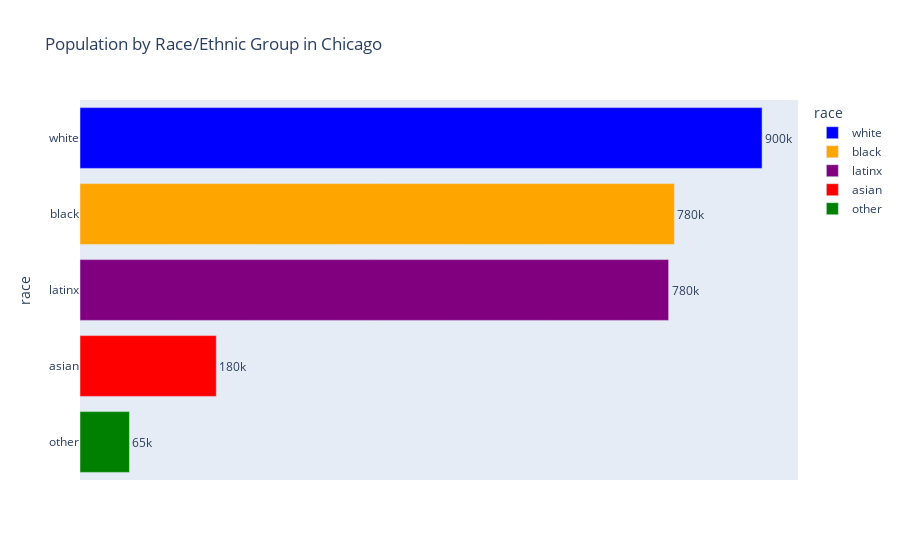

Notebook code cell kept with this figure:
### Code cell
chicago_race_demo = race_chicago_df[['race','population']] 
chicago_race_demo_sort = chicago_race_demo.sort_values(by='population', ascending = False)

import plotly.express as px
fig = px.bar(chicago_race_demo_sort, x='population', y='race', color='race', orientation='h',color_discrete_sequence=["blue", "orange", "purple", "red", "green"],
             title="Population by Race/Ethnic Group in Chicago", text = chicago_race_demo_sort["population"])
fig.update_layout(xaxis={'visible': False})
fig.update_traces(texttemplate='%{text:.2s}',textposition='outside')
fig.show()

### Figure 1 — Plotly figure (JSON) as saved in the notebook; plotly's stock layout.template omitted (floating-point values rounded to 4 significant figures)
{"data": [{"alignmentgroup": "True", "hovertemplate": "race=%{y}<br>population=%{text}<extra></extra>", "legendgroup": "white", "marker": {"color": "blue"}, "name": "white", "offsetgroup": "white", "orientation": "h", "showlegend": true, "text": [899980], "textposition": "outside", "texttemplate": "%{text:.2s}", "type": "bar", "x": [899980], "xaxis": "x", "y": ["white"], "yaxis": "y"}, {"alignmentgroup": "True", "hovertemplate": "race=%{y}<br>population=%{text}<extra></extra>", "legendgroup": "black", "marker": {"color": "orange"}, "name": "black", "offsetgroup": "black", "orientation": "h", "showlegend": true, "text": [784266], "textposition": "outside", "texttemplate": "%{text:.2s}", "type": "bar", "x": [784266], "xaxis": "x", "y": ["black"], "yaxis": "y"}, {"alignmentgroup": "True", "hovertemplate": "race=%{y}<br>population=%{text}<extra></extra>", "legendgroup": "latinx", "marker": {"color": "purple"}, "name": "latinx", "offsetgroup": "latinx", "orientation": "h", "showlegend": true, "text": [776661], "textposition": "outside", "texttemplate": "%{text:.2s}", "type": "bar", "x": [776661], "xaxis": "x", "y": ["latinx"], "yaxis": "y"}, {"alignmentgroup": "True", "hovertemplate": "race=%{y}<br>population=%{text}<extra></extra>", "legendgroup": "asian", "marker": {"color": "red"}, "name": "asian", "offsetgroup": "asian", "orientation": "h", "showlegend": true, "text": [179841], "textposition": "outside", "texttemplate": "%{text:.2s}", "type": "bar", "x": [179841], "xaxis": "x", "y": ["asian"], "yaxis": "y"}, {"alignmentgroup": "True", "hovertemplate": "race=%{y}<br>population=%{text}<extra></extra>", "legendgroup": "other", "marker": {"color": "green"}, "name": "other", "offsetgroup": "other", "orientation": "h", "showlegend": true, "text": [65240], "textposition": "outside", "texttemplate": "%{text:.2s}", "type": "bar", "x": [65240], "xaxis": "x", "y": ["other"], "yaxis": "y"}], "layout": {"autosize": true, "barmode": "relative", "legend": {"title": {"text": "race"}, "tracegroupgap": 0}, "title": {"text": "Population by Race/Ethnic Group in Chicago"}, "xaxis": {"anchor": "y", "autorange": true, "domain": [0, 1], "range": [0, 947300.0], "title": {"text": "population"}, "type": "linear", "visible": false}, "yaxis": {"anchor": "x", "autorange": true, "categoryarray": ["other", "asian", "latinx", "black", "white"], "categoryorder": "array", "domain": [0, 1], "range": [-0.5, 4.5], "title": {"text": "race"}, "type": "category"}}}
